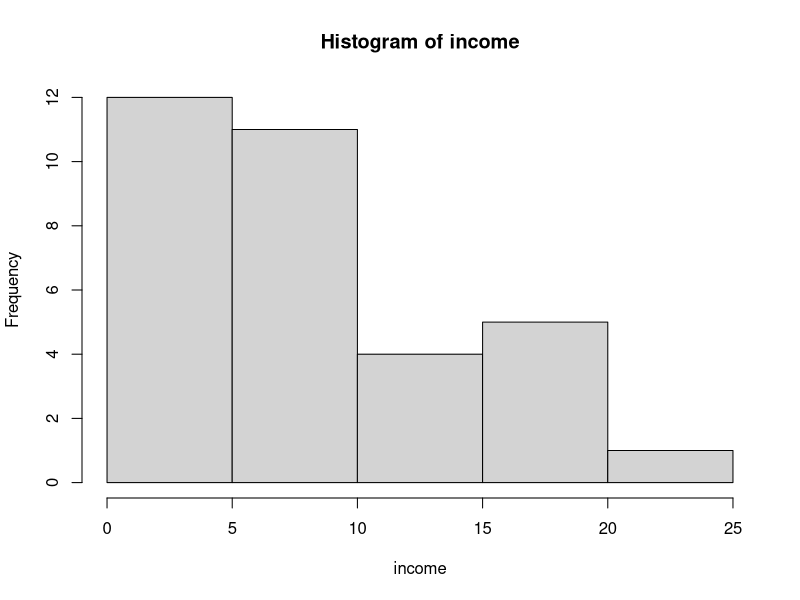

The R source for this figure:
## ---- chunk 1
N <- 50
k <- 5
WSS <- 2000
Mean_sqB <- 116.3
df1 <- k - 1
df2 <- N - k
BSS <- Mean_sqB*df1
Mean_sqW <- WSS/df2
f <- Mean_sqB/Mean_sqW
Total1 <- BSS + WSS
Total2 <- df1 + df2
s_f <- qf(0.95, df1 = 4, df2 = 45)
if(f > s_f){
  print("the means of the categories are not equal")
}else
  print("the means of the categories are equal")
## define the variables here, and use the imbedded r code like `r variable` to fill in the blanks.  

## ---- chunk 2
library(reshape2)
library(car)
group1 <- rnorm( 12, mean = 17.17,sd = 13.25)
group2 <- rnorm(12, mean = 23.17, sd = 33.45)
sample <- as.data.frame(cbind(group1,group2))
dataset <- melt(sample)
leveneTest(value~variable,dataset)
### ANOV
low_income <- c(5,7,9,11,13,8,10,34,17,50,17,25)
high_income <- c(25,24,8,2,11,10,10,66,113,1,3,5)
income <- c(low_income,high_income)
type <- c(rep("low_income",12), rep("high_income",12))
df <- data.frame(income,type)
m <- aov(income~type, data = df)
summary(m)
qf(0.9,df1 = 1,df2 = 22)        
oneway.test(income~type, data = df, var.equal = T)
print("There is no difference in the two population means")
## ---- chunk 3
Na <- 12
Nb <- 10
Nc <- 8
MeanA <- 43.2
MeanB <- 34.3
MeanC <- 27.2
SdA <- 36.2
SdB <- 20.3
SdC <- 21.4
MeanT <- 35.97
SdT <- 29.2
TSS <- (Na+Nb+Nc-1)*SdT*SdT
WSS <- (Na-1)*SdA*SdA+(Nb-1)*SdB*SdB+(Nc-1)*SdC*SdC
BSS <- TSS - WSS
f <- (BSS/2)/(WSS/27)
f_t <- qf(p = 0.95,df1 = 2,df2 = 27)
if(f < f_t){
  print("there are no difference within these three groups")
}else 
  print("They are different in their incomes")
## ---- chunk 4
Col1 <- c(23.1,13.3,15.6,1.2)
Col2 <- c(43.1,10.2,16.2,0.2)
Col3 <- c(56.5,32.1,43.3,24.4)
Col4 <- c(10002.3,54.4,8.7,54.4)
Col <- c(Col1,Col2,Col3,Col4)
group <- c(rep("Col1",4),rep("Col2",4),
           rep("Col3",4),rep("Col4",4))
df4 <- data.frame(Col,group)
kruskal.test(Col~group, data = df4)
print("I can't reject the null hypothesis")
print("the means of the four columns are equal")
## ---- chunk 5
## This is the script to generate the table. Do not write your answer inside in this block.
Observations <- seq(1:11)
Low <- c(5,4,1,2,3,10,6,6,4,12,11)
Medium <- c(10,10,8,6,5,3,16,20,7,3,2)
High <- c(8,11,15,19,21,7,7,4,3,17,18)

df <- data.frame(Observations,Low,Medium,High)
library(knitr)
kable(df)
## ---- chunk 6
Low <- c(5,4,1,2,3,10,6,6,4,12,11)
Medium <- c(10,10,8,6,5,3,16,20,7,3,2)
High <- c(8,11,15,19,21,7,7,4,3,17,18)
income <- c(Low, Medium, High)
group <- c(rep("Low",11),rep("Medium",11),rep("High",11))
df5 <- data.frame(income,group)
m <- aov(income~group, data = df5)
m
summary(m)
qf(0.95,df1 = 2,df2 = 30)
print("the commuting distances do vary by income according to Anova")
leveneTest(income~group,data = df5)
print("the commuting distans do not vary by income according to Levene test")
hist(x = income)
shapiro.test(income)
print("normality distribution is not satisfied")
## ---- chunk 7
cen <- rnorm(10,1.5,1)
sub <- rnorm(15,2.6,1.1)
rural <- rnorm(15,1.2,1.2)
residents <- c(cen,sub,rural)
area <- c(rep("cen",10),rep("sub",15),rep("rural",15))
df6 <- data.frame(residents,area)
result6 <- aov(residents~area,data = df6)
result6
summary(result6)
print("the means of three area are not equal")
